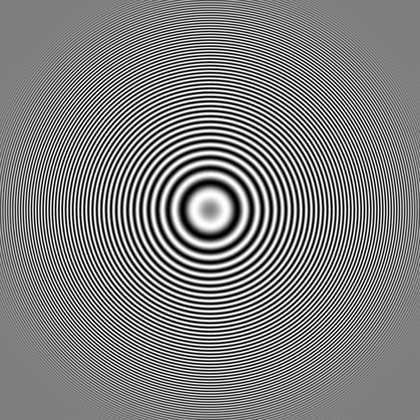
%> input picture q2/zone.png, 420 x 420 px, shrunk from 501 x 501 before the run
$ octave q2_parte1.m   (GNU Octave 9; MATLAB toolbox functions it lacks are replaced by stand-ins)
%> lines starting %> are read from the running program, lines starting %| are printed output that depends on the picture
clc;
clear all;
close all;

I = imread('zone.png');
%> I is the input picture: size 420x420 uint8; min 0, max 255, mean 127.8
% I = rgb2gray(I);
I = double(I);
%> I: size 420x420 double

figure;imshow(I, []);

a = 0.375;
d = [((1/4) - (a/2))    (1/4)    a    (1/4)    ((1/4) - (a/2))];
p = d;

G1 = imreduce(I, p, d);
figure; imshow(G1, [])

imwrite(mat2gray(G1), 'minizone.png');

%%
% imreduce
% Input :
% G0 - input image
% p - filter
% d - filter
% Output :
% G1 - upper level pyramid image
%%

function [G1] = imreduce(I, p, d)
%> called with p = [0.0625 0.25 0.375 0.25 0.0625], d = [0.0625 0.25 0.375 0.25 0.0625]
    % filtro de kernel
    p = d;
    w = p;

    dim = size(I);
%> dim = [420 420]
    % calculando o pŕoximo nível da piramide
    nextLevel = ceil(dim*0.5);
%> nextLevel = [210 210]
    G1 = zeros(nextLevel,class(I));

    m = (-2:2);
    n = m;

    [row, col] = size(G1);
%> row = 210; col = 210

    I = [I(1,:); I(1,:); I; I(dim(1),:); I(dim(1),:)];
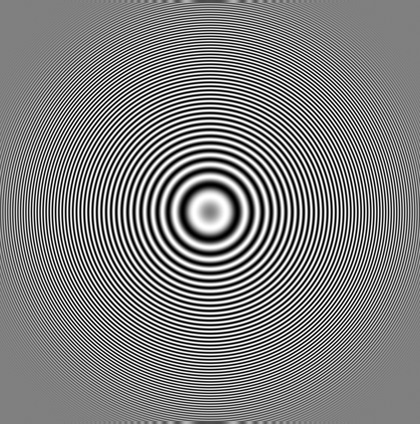
%> I: size 424x420 double; min 0, max 255, mean 127.8
    I = [I(:,1)  I(:,1) I I(:,dim(2)) I(:,dim(2))];
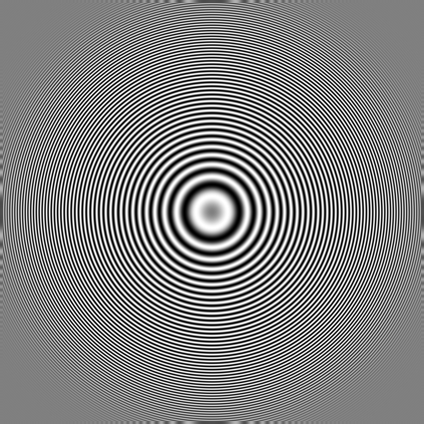
%> I: size 424x424 double; min 0, max 255, mean 127.8

    % kernel 5*5
    Wt2 = w'*w;
    % convolvendo o filtro com a imagem
    % de acordo com a fórmula dada no artigo
    for i = 0 : row-1
        for j = 0 : col-1
            A = I(2*i+m+3,2*j+n+3).*Wt2;
            G1(i + 1, j + 1) = sum(A(:));
        end
    end
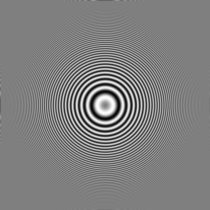
%> G1: size 210x210 double; min 7.14, max 252.7, mean 127.8
end
